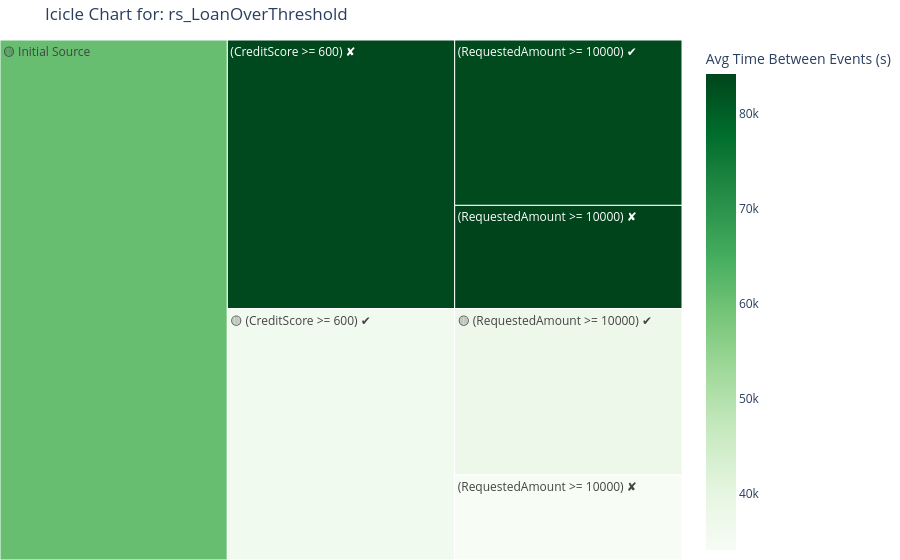

Notebook cell for this chart:
### Code cell
# Example 3: details=True
query_exploration_icicle('rs_LoanOverThreshold', log_view, metric='avg_time_between_events', details=True)

### Figure 1 — Plotly figure (JSON) as saved in the notebook; plotly's stock layout.template omitted (floating-point values rounded to 4 significant figures)
{"data": [{"branchvalues": "total", "customdata": [[37300.0], [34090.0], [83270.0], [84180.0], [36210.0], [83620.0], [60690.0]], "domain": {"x": [0, 1], "y": [0, 1]}, "hovertemplate": "labels=%{label}<br>num_cases=%{value}<br>parent=%{parent}<br>id=%{id}<br>avg_time_between_events=%{color}<extra></extra>", "ids": ["🟡 Initial Source/🟡 (CreditScore >= 600) ✔/🟡 (RequestedAmount >= 10000) ✔", "🟡 Initial Source/🟡 (CreditScore >= 600) ✔/(RequestedAmount >= 10000) ✘", "🟡 Initial Source/(CreditScore >= 600) ✘/(RequestedAmount >= 10000) ✔", "🟡 Initial Source/(CreditScore >= 600) ✘/(RequestedAmount >= 10000) ✘", "🟡 Initial Source/🟡 (CreditScore >= 600) ✔", "🟡 Initial Source/(CreditScore >= 600) ✘", "🟡 Initial Source"], "labels": ["🟡 (RequestedAmount >= 10000) ✔", "(RequestedAmount >= 10000) ✘", "(RequestedAmount >= 10000) ✔", "(RequestedAmount >= 10000) ✘", "🟡 (CreditScore >= 600) ✔", "(CreditScore >= 600) ✘", "🟡 Initial Source"], "marker": {"coloraxis": "coloraxis", "colors": [37300.0, 34090.0, 83270.0, 84180.0, 36210.0, 83620.0, 60690.0]}, "name": "", "parents": ["🟡 Initial Source/🟡 (CreditScore >= 600) ✔", "🟡 Initial Source/🟡 (CreditScore >= 600) ✔", "🟡 Initial Source/(CreditScore >= 600) ✘", "🟡 Initial Source/(CreditScore >= 600) ✘", "🟡 Initial Source", "🟡 Initial Source", ""], "type": "icicle", "values": [10080.0, 5154.0, 10020.0, 6251.0, 15240.0, 16270.0, 31510.0]}], "layout": {"coloraxis": {"colorbar": {"title": {"text": "Avg Time Between Events (s)"}}, "colorscale": [[0, "rgb(247,252,245)"], [0.125, "rgb(229,245,224)"], [0.25, "rgb(199,233,192)"], [0.375, "rgb(161,217,155)"], [0.5, "rgb(116,196,118)"], [0.625, "rgb(65,171,93)"], [0.75, "rgb(35,139,69)"], [0.875, "rgb(0,109,44)"], [1, "rgb(0,68,27)"]]}, "legend": {"tracegroupgap": 0}, "margin": {"b": 0, "l": 0, "r": 0, "t": 40}, "title": {"text": "Icicle Chart for: rs_LoanOverThreshold"}}}
